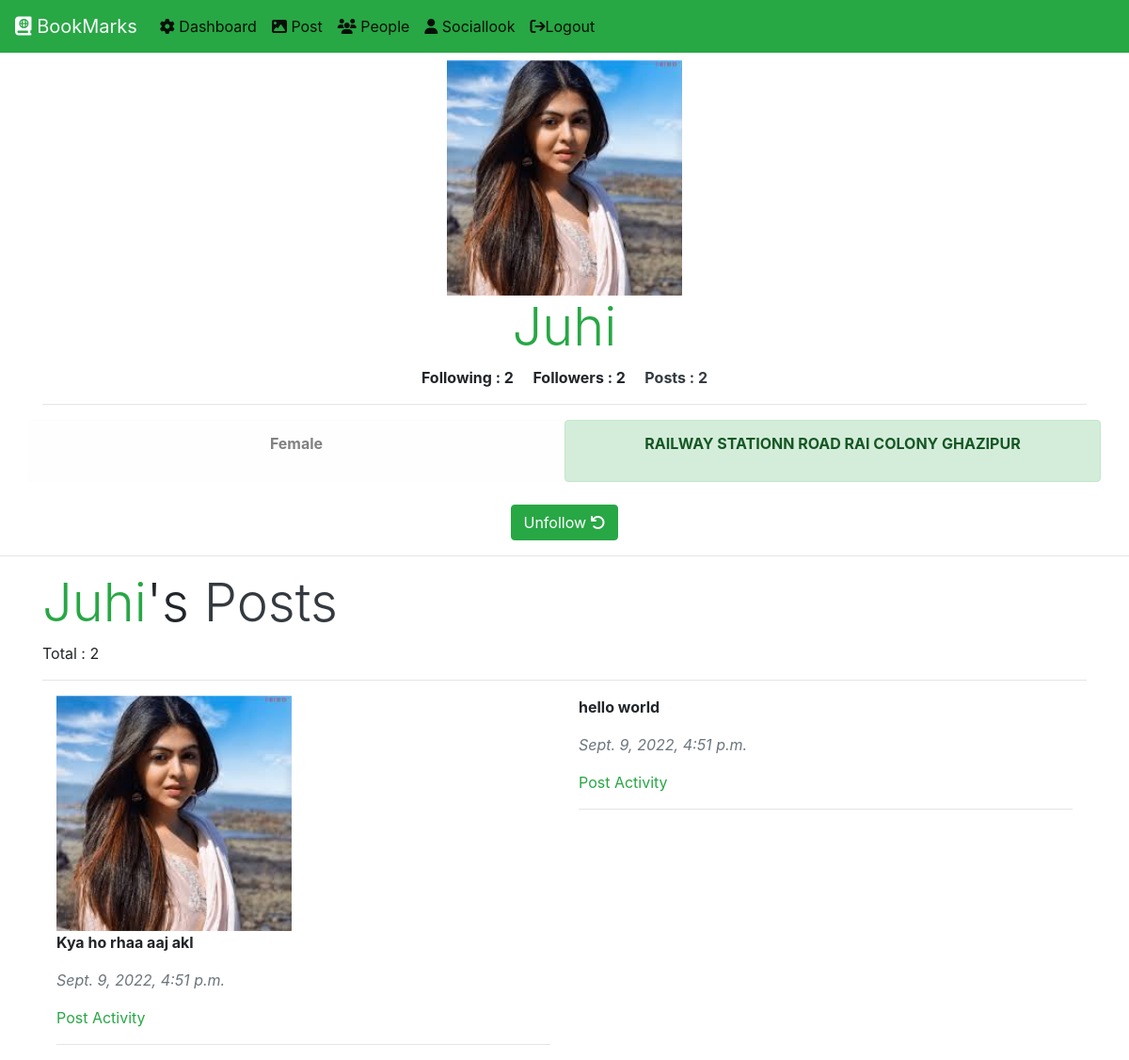
The app's page /user/showprofile/20/ (signed in), older data.
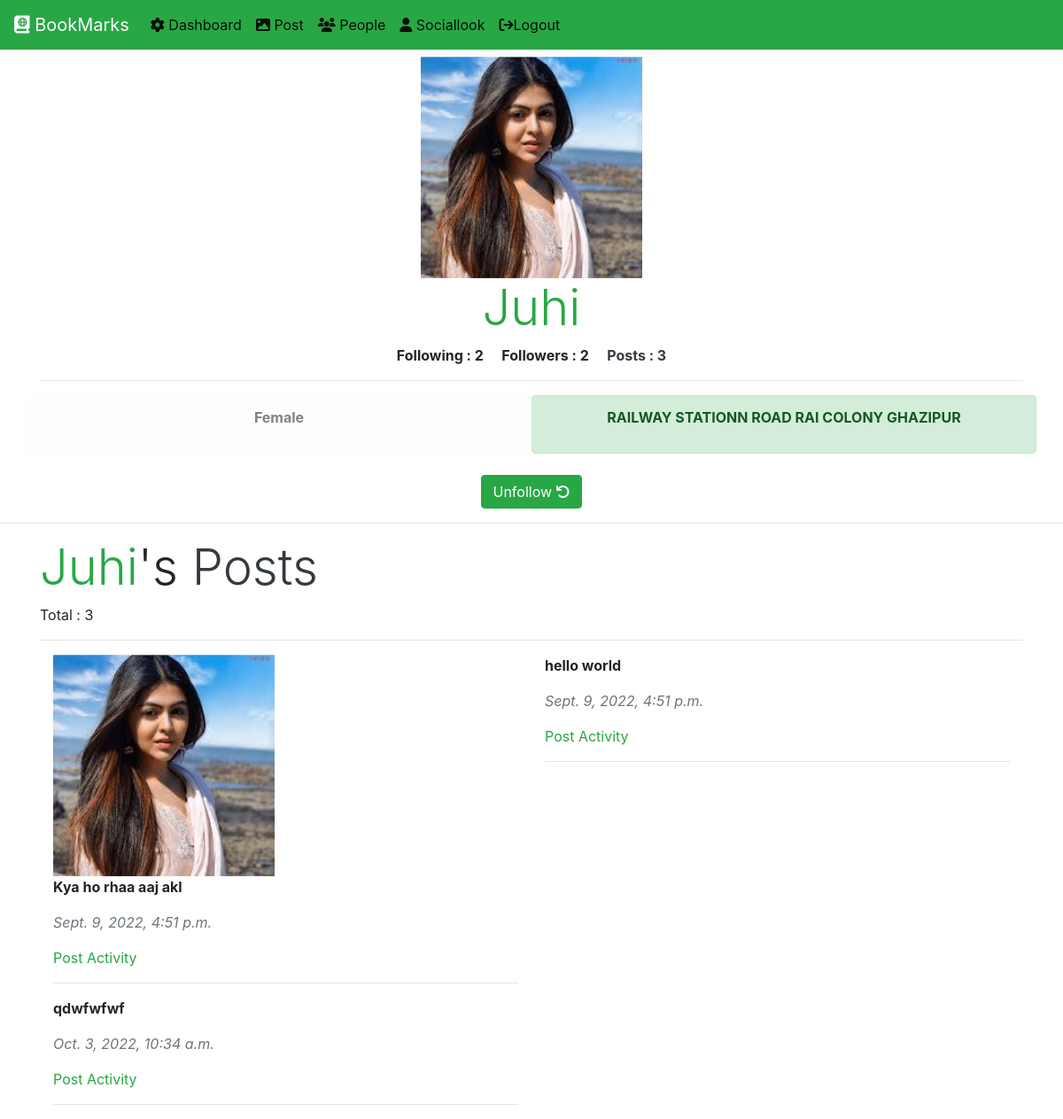
The same page, newer data.
### users/models.py (models this page shows)
class users(models.Model):
    GENDER_CHOICES	=	(('male',	'Male'),('female',	'Female'),('transgender',	'Transgender'),)
    name = models.CharField(max_length=250)
    email = models.EmailField(max_length=100,unique=True)
    password = models.CharField(max_length=250)
    address = models.TextField()
    account = models.DateTimeField(default=datetime.datetime.now(), blank=True,null=True)
    gender = models.CharField(max_length=20,choices=GENDER_CHOICES,default='male')
    userimg = models.ImageField(upload_to='userimg/' ,null=True)

class posts(models.Model):
    user = models.ForeignKey(users,on_delete=models.CASCADE)
    postdata = models.TextField(blank=True)
    postimg = models.ImageField(upload_to='postimg/',null=True)
    dateofpost = models.DateTimeField(auto_now_add=True,blank=True)

### users/views.py (the view)
# urls.py: path('showprofile/<int:id>/',views.profile.as_view(),name='showprofile'),
class profile(View):
    def get(self, request,id):
        if 'email' in request.session:
            isexist = users.objects.filter(email = request.session['email']).exists()
            if isexist:
                username = request.session['name']
                isfollow = activity.objects.filter(Q(whofollow= users.objects.get(email= request.session['email'])) & Q(whomtofollow= users.objects.get(id=id))).exists()
            else:
                username = False
                isfollow = False
        else:
            username = False
            isfollow = False
        isUser = users.objects.filter(id=id).exists()
        if isUser:
            user = users.objects.filter(id=id)
            totalpost = posts.objects.filter(user = users.objects.get(id=id))
            totalfollowing = len(activity.objects.filter(whofollow= users.objects.get(id=id)))
            totalfollower = len(activity.objects.filter(whomtofollow=users.objects.get(id=id)))
            return render(request, 'users/profile.html',{'username':username,'user':user,'total' :len(totalpost),'totalfollowing':totalfollowing,'totalfollower':totalfollower,'id':id,'isfollow':isfollow,
            'post':totalpost})
        else:
            return HttpResponse('Invalid Request..')

### users/templates/users/profile.html (shortened to what this page needs)
{% extends 'core/base.html' %}
{% load static %}
{% block content %}
{% include 'core/nav.html' %}
{% if user %}
{% for i in user  %}
<div class="container mt-2 text-center">
{% if i.userimg == 'False' %}
<img src="{% static 'users/img/bk.svg' %}" alt="" style="width: 250px; height: 250px; ">
{% else %}
<img src="{{ i.userimg.url }}" alt="" class="img-fluid text-center" style="width: 250px; height: 250px; ">
{% endif %}
</div>
<div class="container text-center">
    <h3 class="text-success text-center display-4" id='name'>{{i.name | capfirst}}</h3>
    <p><b  class='mx-2'>Following  : {{totalfollowing}}</b> <b class='mx-2'>Followers : {{totalfollower}}</b> <b class='mx-2'> <a href="" class="text-dark">Posts : {{total}}</a> </b> </p>
<hr class="text-success">
<div class="row">
    <div class="col-sm-6 alert alert-light">
    <p><b>{{i.gender | capfirst}}</b></p>
    </div>
    <div class="col-sm-6 alert alert-success">
        <p>
            <b>
                {{i.address}}
            </b>
        </p>
    </div>
</div>
</div>
{% endfor %}
{% if isfollow %}
<div class="container mt-2 text-center">
    <a href="{% url 'unfollow' id=id %}" class="btn-success btn">Unfollow <i class="fa fa-undo" aria-hidden="true"></i> </a>
</div>
<hr class="text-success">
<div class="container mt-2">
    <h1 class="display-4 pp">
    </h1>
    {% if post %}
    Total : {{total}}
    {% else %}
    Total : 0
    {% endif %}
    <hr class="text-success">
</div>
<div class="container mt-2">
    {% if post %}
    <div class="container mt-2">
        <div class="row">
       {% for i in post %}
        <div class="col-sm-6 " >
            {% if i.postimg != 'False' %}
       <img src="{{ i.postimg.url }}" alt="" class="img-fluid text-center" style="width: 250px; height: 250px; ">
         {% endif %}
            <p><b>
                {{i.postdata}}
            </b></p>
            <p class="text-secondary">
                <em>
                    {{i.dateofpost}}
                </em>
            </p>
            <a href="{% url 'postact' id=i.id uid=i.user.id %}" class="text-success"> Post Activity</a>
            <hr class="text-success">
        </div>
       {% endfor %}
    </div>
    </div>
    {% else %}
    <p>
        <b>No post yet..</b>
    </p>
    {% endif %}
</div>
{% endif %}
{% else %}
<h1 class="text-success text-center">Something Wrong  !!!!</h1>
{% endif %}
{% endblock content %}

Row changes from the older to the newer data that the page shows:
computed for users "Juhi": total "2" → "3"
added posts: postdata "qdwfwfwf", dateofpost "Oct. 3, 2022, 10:34 a.m."
Text that changed along with them:
{{ total }}: "2" → "3"
